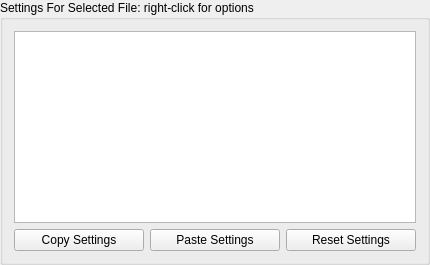
       <widget class="QGroupBox" name="settings_box">
        <property name="sizePolicy">
         <sizepolicy hsizetype="Maximum" vsizetype="Preferred">
          <horstretch>0</horstretch>
          <verstretch>0</verstretch>
         </sizepolicy>
        </property>
        <property name="title">
         <string>Settings For Selected File: right-click for options</string>
        </property>
        <layout class="QGridLayout" name="gridLayout_4">
         <item row="0" column="0">
          <layout class="QGridLayout" name="settings_layout">
           <item row="1" column="0">
            <widget class="QPushButton" name="copy_settings_button">
             <property name="sizePolicy">
              <sizepolicy hsizetype="Minimum" vsizetype="Fixed">
               <horstretch>0</horstretch>
               <verstretch>0</verstretch>
              </sizepolicy>
             </property>
             <property name="minimumSize">
              <size>
               <width>130</width>
               <height>0</height>
              </size>
             </property>
             <property name="text">
              <string>Copy Settings</string>
             </property>
            </widget>
           </item>
           <item row="1" column="1">
            <widget class="QPushButton" name="paste_settings_button">
             <property name="sizePolicy">
              <sizepolicy hsizetype="Minimum" vsizetype="Fixed">
               <horstretch>0</horstretch>
               <verstretch>0</verstretch>
              </sizepolicy>
             </property>
             <property name="minimumSize">
              <size>
               <width>130</width>
               <height>0</height>
              </size>
             </property>
             <property name="text">
              <string>Paste Settings</string>
             </property>
            </widget>
           </item>
           <item row="1" column="2">
            <widget class="QPushButton" name="reset_settings_button">
             <property name="sizePolicy">
              <sizepolicy hsizetype="Minimum" vsizetype="Fixed">
               <horstretch>0</horstretch>
               <verstretch>0</verstretch>
              </sizepolicy>
             </property>
             <property name="minimumSize">
              <size>
               <width>130</width>
               <height>0</height>
              </size>
             </property>
             <property name="text">
              <string>Reset Settings</string>
             </property>
            </widget>
           </item>
           <item row="0" column="0" colspan="3">
            <widget class="QTableWidget" name="settings_table">
             <property name="sizePolicy">
              <sizepolicy hsizetype="Expanding" vsizetype="Expanding">
               <horstretch>0</horstretch>
               <verstretch>0</verstretch>
              </sizepolicy>
             </property>
             <property name="horizontalScrollBarPolicy">
              <enum>Qt::ScrollBarAlwaysOff</enum>
             </property>
             <attribute name="horizontalHeaderVisible">
              <bool>false</bool>
             </attribute>
             <attribute name="horizontalHeaderDefaultSectionSize">
              <number>80</number>
             </attribute>
             <attribute name="horizontalHeaderStretchLastSection">
              <bool>true</bool>
             </attribute>
             <attribute name="verticalHeaderVisible">
              <bool>false</bool>
             </attribute>
             <attribute name="verticalHeaderDefaultSectionSize">
              <number>26</number>
             </attribute>
            </widget>
           </item>
          </layout>
         </item>
        </layout>
       </widget>
